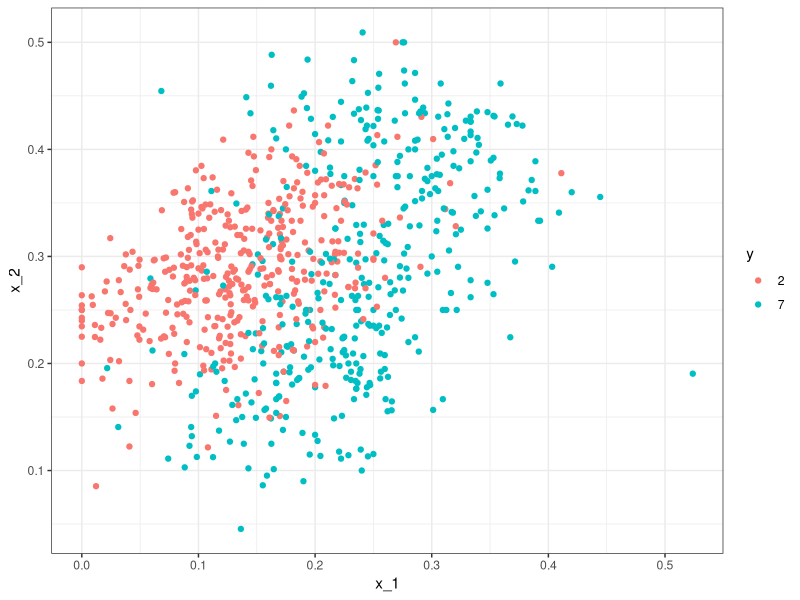

This chart was generated by the following R code: (Note: this script raises an error after producing the figure.)
## ---- chunk 1
library(tidyverse)
library(dslabs)
library(gridExtra)
library(ggthemes)
ds_theme_set()
options(digits = 3)
knitr::opts_chunk$set(
  comment = "#>",
  collapse = TRUE,
  cache = TRUE,
  out.width = "70%",
  fig.align = "center",
  fig.width = 6,
  fig.asp = 0.618,  # 1 / phi
  fig.show = "hold"
)

img_path <- "img"
## ---- chunk 2
library(tidyverse) 
library(dslabs) 
data("mnist_27") 
## ---- chunk 3
mnist_27$train |> ggplot(aes(x_1, x_2, color = y)) + geom_point() 
## ---- chunk 4
if(!exists("mnist")) mnist <- read_mnist() 
is <- mnist_27$index_train[c(which.min(mnist_27$train$x_1), which.max(mnist_27$train$x_1))] 
titles <- c("smallest","largest") 
tmp <- lapply(1:2, function(i){ 
    expand.grid(Row=1:28, Column=1:28) |>   
      mutate(label=titles[i],   
             value = mnist$train$images[is[i],]) 
}) 
tmp <- Reduce(rbind, tmp) 
p1 <- tmp |> ggplot(aes(Row, Column, fill=value)) +  
  geom_raster(show.legend = FALSE) +  
  scale_y_reverse() + 
  scale_fill_gradient(low="white", high="black") + 
  facet_grid(.~label) +  
  geom_vline(xintercept = 14.5) + 
  geom_hline(yintercept = 14.5) + 
  ggtitle("Largest and smallest x_1") 
is <- mnist_27$index_train[c(which.min(mnist_27$train$x_2), which.max(mnist_27$train$x_2))] 
titles <- c("smallest","largest") 
tmp <- lapply(1:2, function(i){ 
    expand.grid(Row=1:28, Column=1:28) |>   
      mutate(label=titles[i],   
             value = mnist$train$images[is[i],]) 
}) 
tmp <- Reduce(rbind, tmp) 
p2 <- tmp |> ggplot(aes(Row, Column, fill=value)) +  
    geom_raster(show.legend = FALSE) +  
    scale_y_reverse() + 
    scale_fill_gradient(low="white", high="black") + 
    facet_grid(.~label) +  
    geom_vline(xintercept = 14.5) + 
    geom_hline(yintercept = 14.5) + 
  ggtitle("Largest and smallest x_2") 
gridExtra::grid.arrange(p1, p2, ncol = 2) 
## ---- chunk 5
fit <- mnist_27$train |> 
  mutate(y = ifelse(y==7, 1, 0)) |> 
  lm(y ~ x_1 + x_2, data = _) 
## ---- chunk 6
library(caret) 
p_hat <- predict(fit, newdata = mnist_27$test) 
y_hat <- factor(ifelse(p_hat > 0.5, 7, 2)) 
confusionMatrix(y_hat, mnist_27$test$y)$overall[["Accuracy"]] 
## ---- chunk 7
mnist_27$true_p |> ggplot(aes(x_1, x_2, z = p, fill = p)) + 
  geom_raster() + 
  scale_fill_gradientn(colors=c("#F8766D", "white", "#00BFC4")) + 
  stat_contour(breaks=c(0.5), color="black") 
## ---- chunk 8
p_hat <- predict(fit, newdata = mnist_27$true_p) 
p_hat <- scales::squish(p_hat, c(0, 1)) 
p1 <- mnist_27$true_p |> mutate(p_hat = p_hat) |> 
  ggplot(aes(x_1, x_2,  z=p_hat, fill=p_hat)) + 
  geom_raster() + 
  scale_fill_gradientn(colors=c("#F8766D","white","#00BFC4")) + 
  stat_contour(breaks=c(0.5), color="black")  
p2 <- mnist_27$true_p |> mutate(p_hat = p_hat) |> 
  ggplot() + 
  stat_contour(aes(x_1, x_2, z=p_hat), breaks=c(0.5), color="black") +  
  geom_point(mapping = aes(x_1, x_2, color=y), data = mnist_27$test)  
gridExtra::grid.arrange(p1, p2, ncol = 2) 
